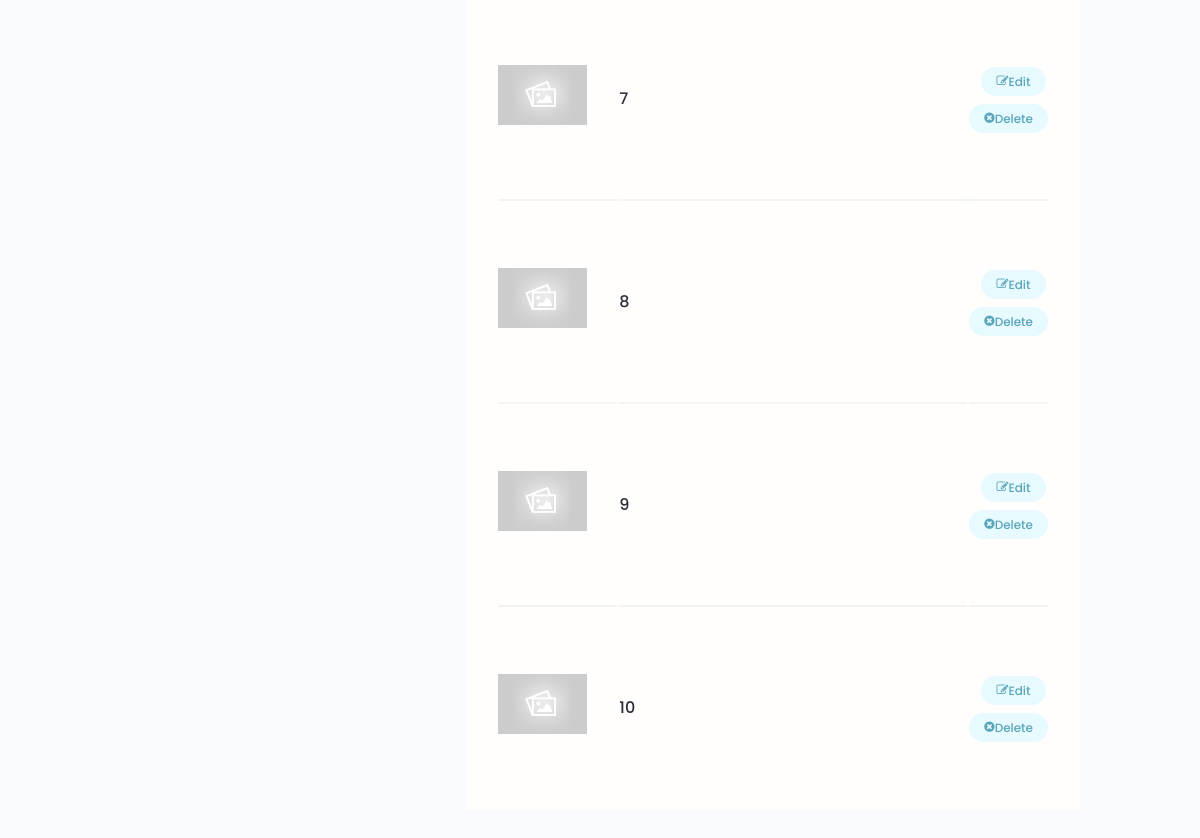
Page /account/ (signed in, lower part) on the earlier database version.
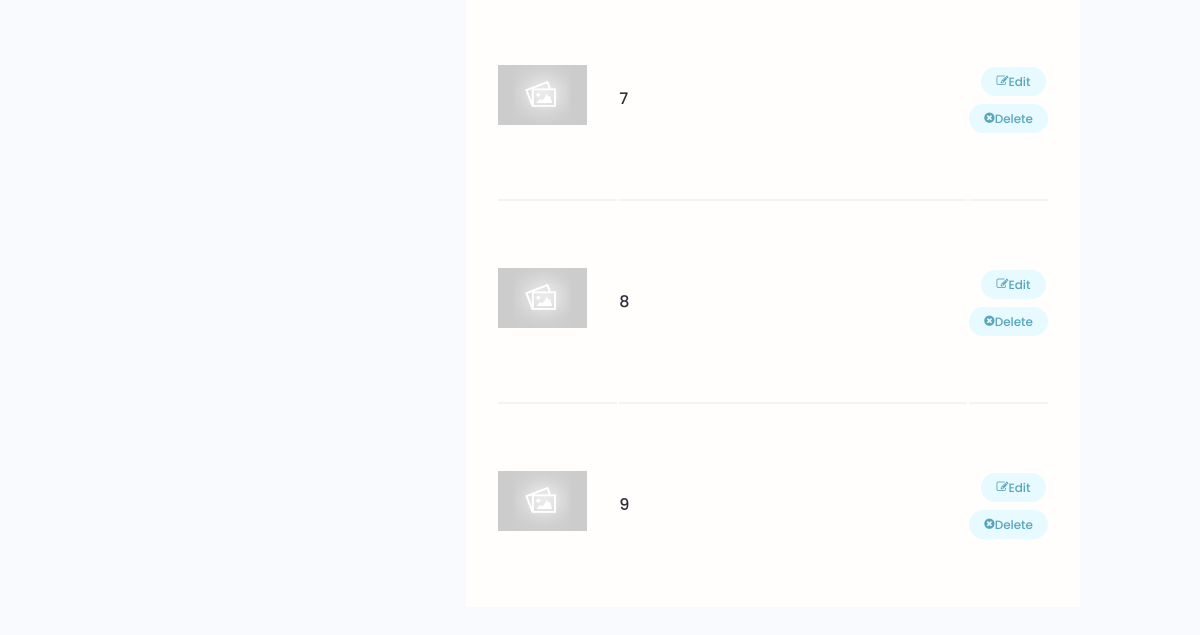
Same page on the later database version.
### projects/models.py (models this page shows, shortened)
class Project(models.Model):
    owner = models.ForeignKey(Profile, null=True, blank=True, on_delete=models.SET_NULL)
    title = models.CharField(max_length=200)
    description = models.TextField(null=True, blank=True)
    featured_image = models.ImageField(null=True, blank=True, default='default.jpg')
    demo_link = models.CharField(max_length=2000, null=True, blank=True)
    source_link = models.CharField(max_length=2000, null=True, blank=True)
    tags = models.ManyToManyField(Tag, blank=True)
    vote_total = models.IntegerField(default=0, null=True, blank=True)
    vote_ratio = models.IntegerField(default=0, null=True, blank=True)
    created = models.DateTimeField(auto_now_add=True, null=True, blank=True)
    id = models.UUIDField(default=uuid.uuid4, unique=True, primary_key=True, editable=False)
    class Meta:
        ordering = ['created']

### users/views.py (the view)
# urls.py: path('account/', views.userAccount, name="account"),
@login_required(login_url='login')
def userAccount(request):
    profile = request.user.profile
    skills = profile.skill_set.all()
    projects = profile.project_set.all()
    context = {'profile':profile, 'skills':skills, 'projects':projects}
    return render(request, 'users/account.html', context)

### users/templates/users/account.html (shortened to what this page needs)
{% extends 'main.html' %}
{% block content %}
  <main class="settingsPage profile my-md">
    <div class="container">
      <div class="layout">
        <div class="column column--1of3">
        </div>
        <div class="column column--2of3">
          <table class="settings__table">
            {% for project in projects %}
            <tr>
              <td class="settings__thumbnail">
                <a href="{% url 'project' project.id %}"><img src="{{project.featured_image.url}}" alt="Project Thumbnail" /></a>
              </td>
              <td class="settings__tableInfo">
                <a href="{% url 'project' project.id %}">{{project.title}}</a>
              </td>
              <td class="settings__tableActions">
                <a class="tag tag--pill tag--main settings__btn" href="{% url 'update-project' project.id %}"><i class="fa fa-edit"></i> Edit</a>
                <a class="tag tag--pill tag--main settings__btn" href="{% url 'delete-project' project.id %}?next=/account"><i class="fa fa-times-circle"></i>Delete</a>
              </td>
            </tr>
            {% endfor %}
          </table>
        </div>
      </div>
    </div>
  </main>
  {% endblock content %}

Differences in the rows shown:
removed Project: featured_image (placeholder picture), title "10"
